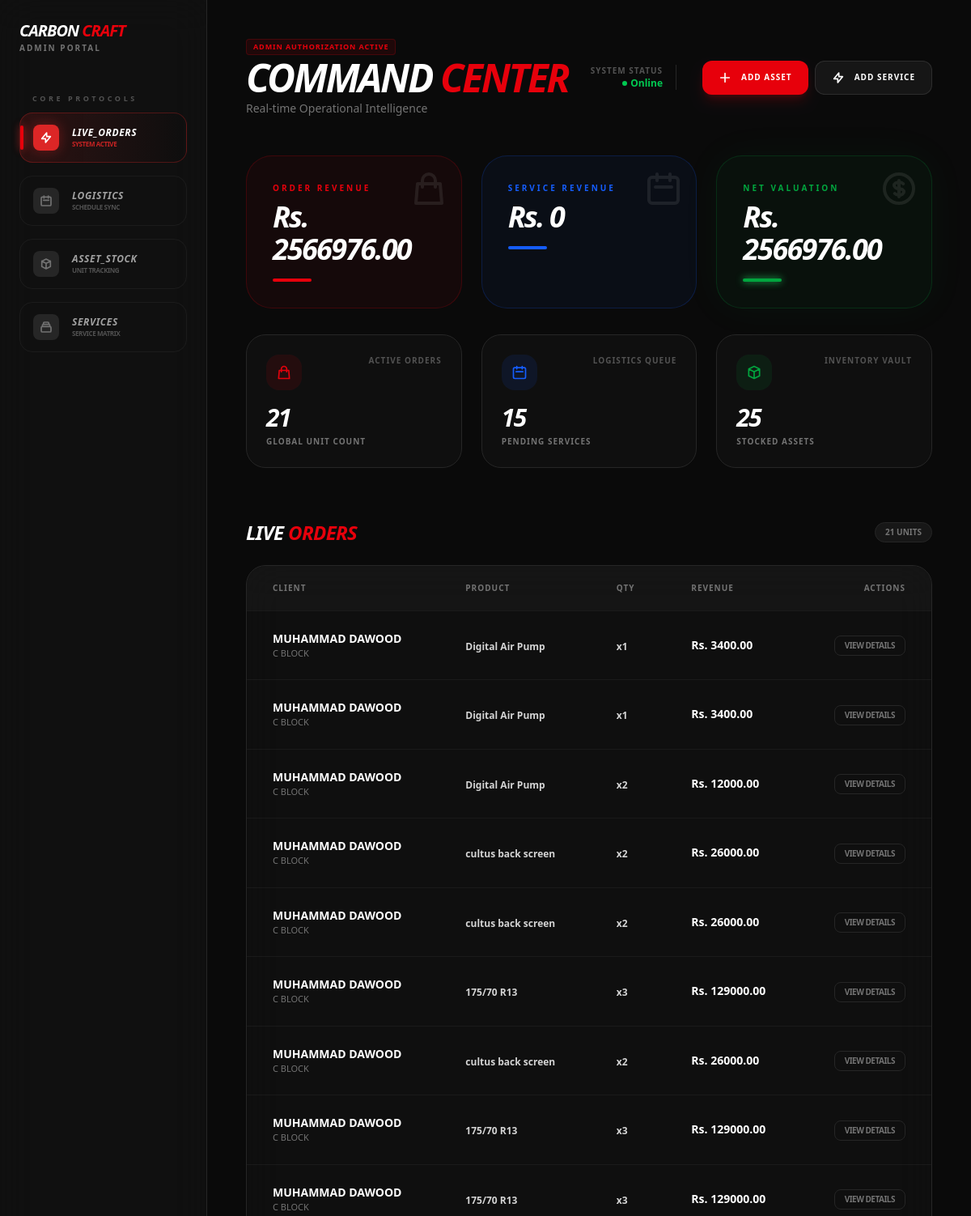
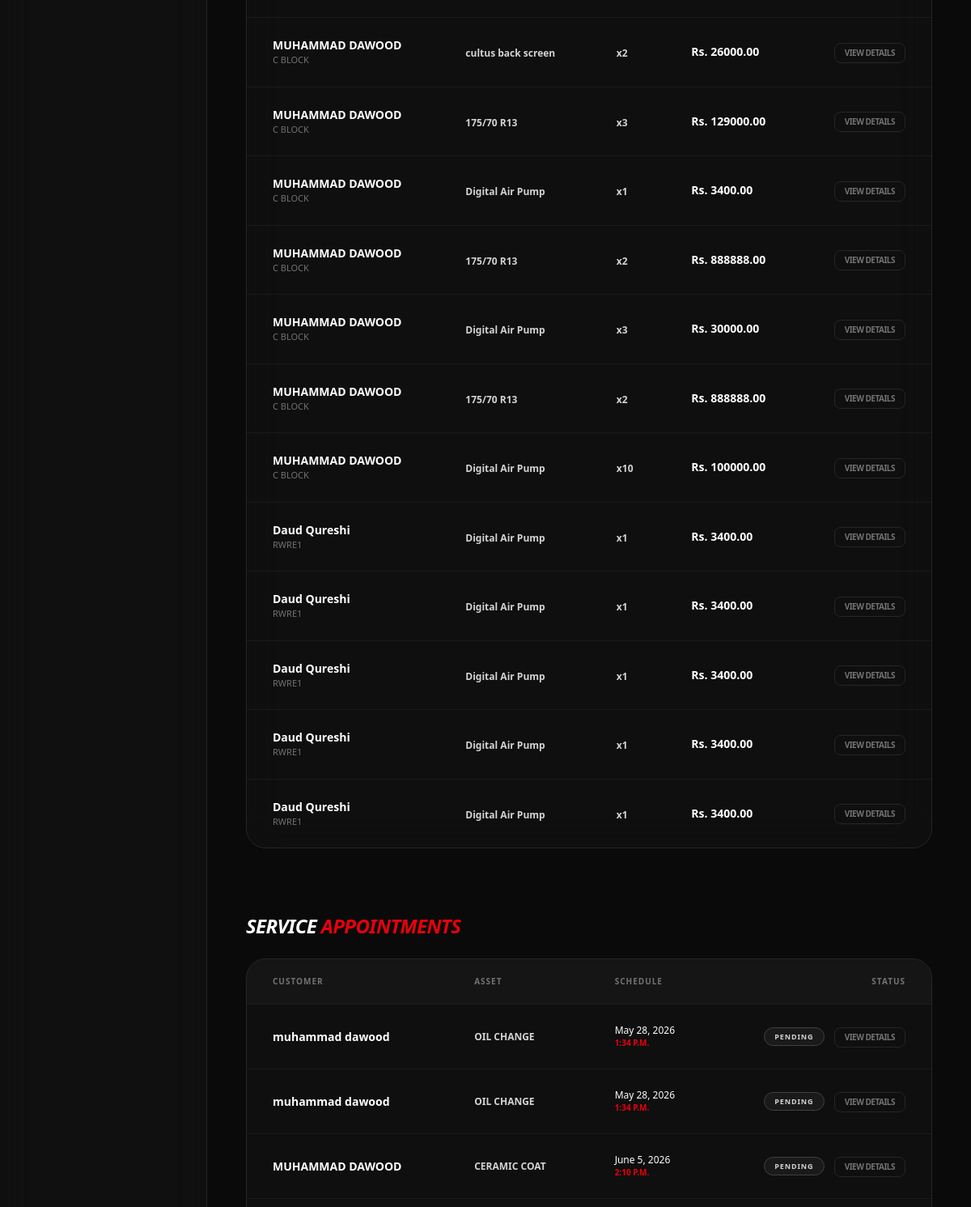
The app's page /adminstudio/ (signed in, upper part), older data (2 pictures, top to bottom).
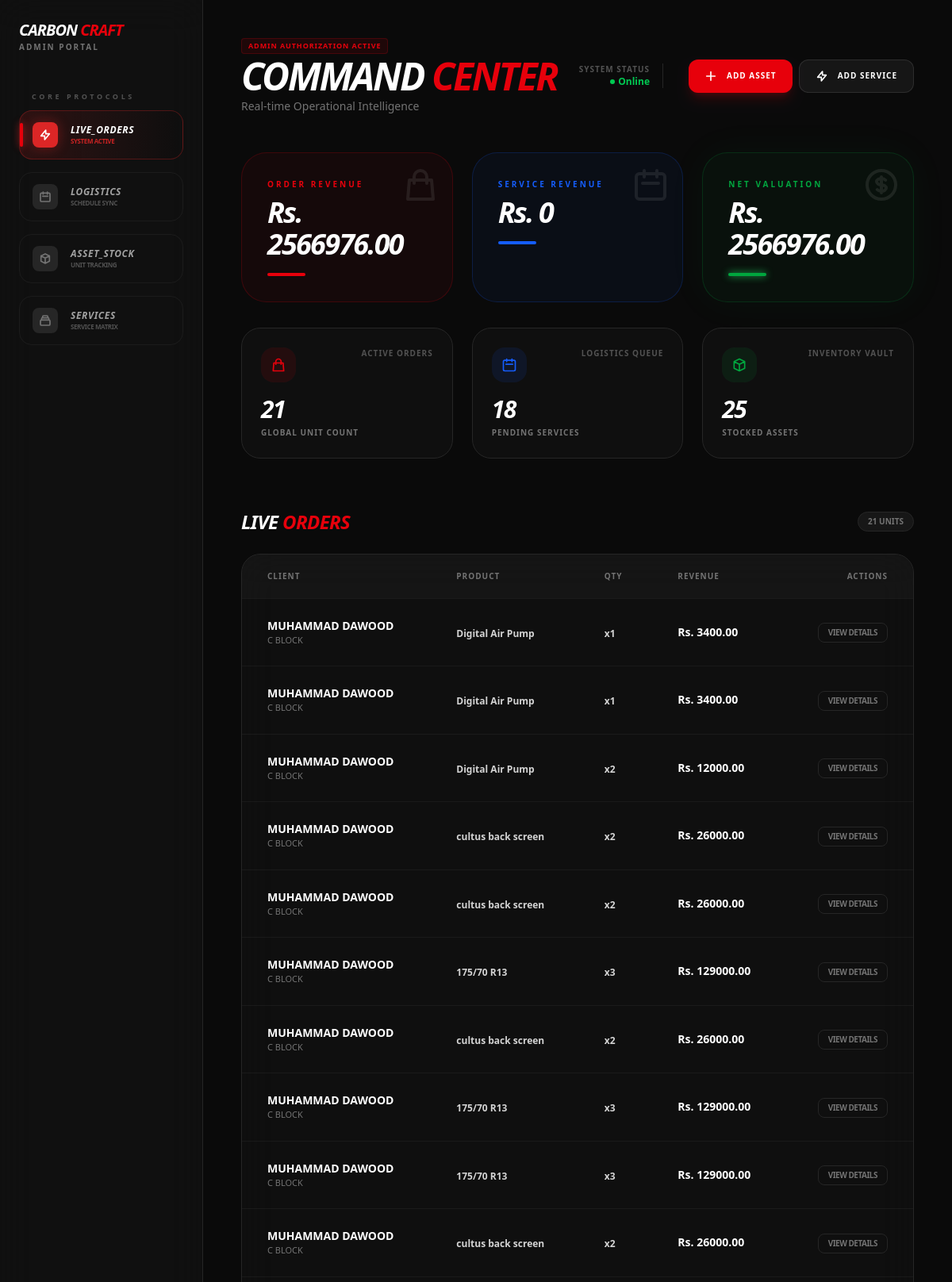
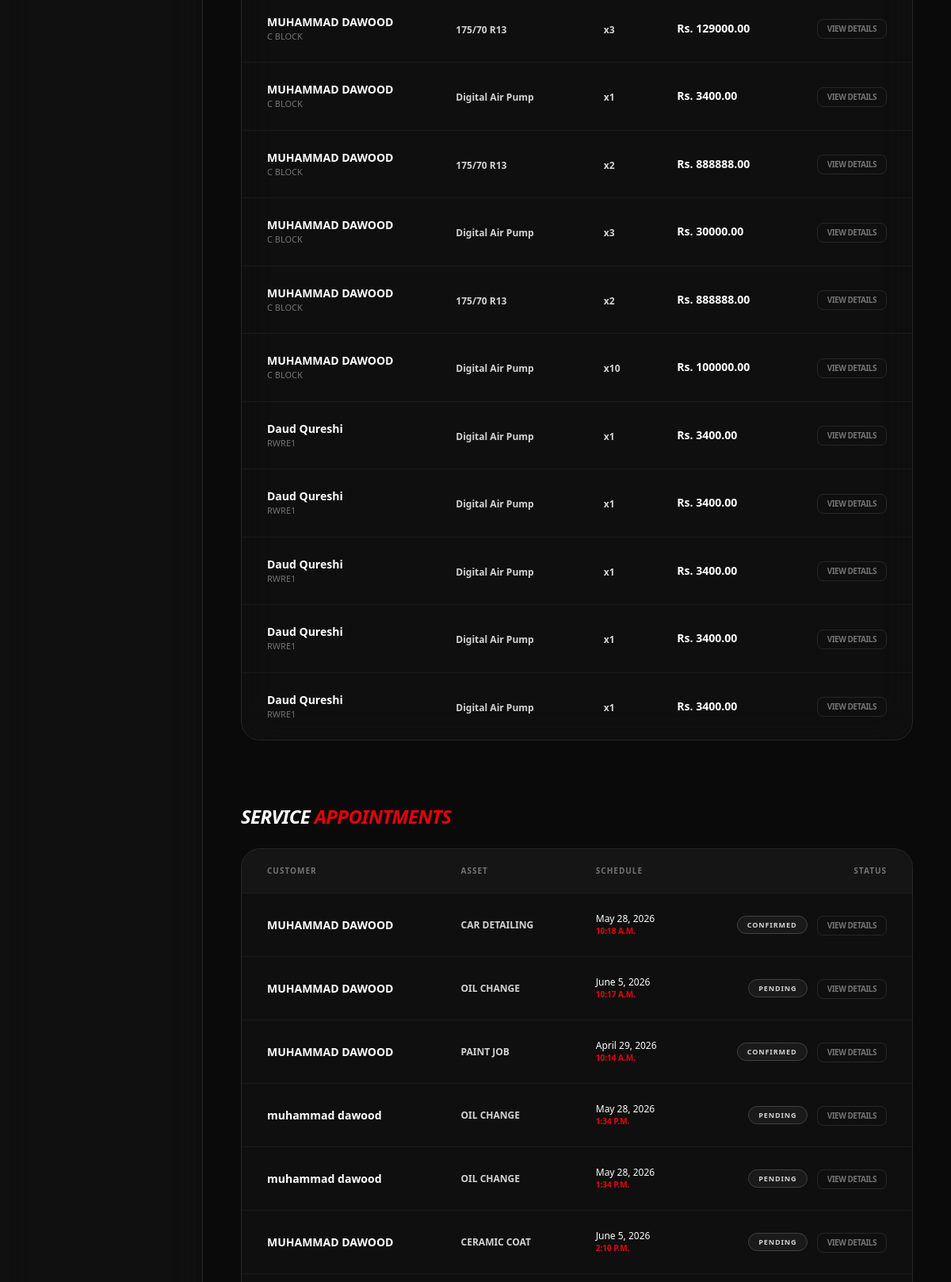
The same page, newer data (2 pictures, top to bottom).
### django_apps/orders/models.py (models this page shows, shortened)
class Order(models.Model):
    product = models.ForeignKey(
        products,
        on_delete=models.CASCADE,
        related_name='orders'
    )
    first_name = models.CharField(max_length=100, blank=True, null=True)
    last_name = models.CharField(max_length=100, blank=True, null=True)
    email = models.EmailField(blank=True, null=True)
    phone = models.CharField(max_length=20, blank=True, null=True)
    address = models.TextField(blank=True, null=True)
    city = models.CharField(max_length=100, blank=True, null=True)
    quantity = models.PositiveIntegerField(default=1)
    total_price = models.DecimalField(max_digits=10, decimal_places=2, default=0.00)
    created_at = models.DateTimeField(default=timezone.now)

### django_apps/products/models.py (models this page shows)
class products(models.Model):
  PRODUCT_TYPE_CHOICE = [
    ('IN', 'INTERIOR'),
    ('EX', 'EXTERIOR'),
    ('MCH', 'MECHANICAL'),
    ('RM', 'RIMS'),
    ('SPI', 'SPOILER'),
    ('WRP', 'WRAPS'),
    ('LED', 'LEDLIGHTS'),
    ('ACS', 'ACCESSORIES'),
    ('TR', 'TYRES')
  ]
  user = models.ForeignKey(User, on_delete = models.CASCADE)
  product = models.CharField(max_length = 250)
  photo = models.ImageField(upload_to = 'photos/', blank=True, null=True)
  type = models.CharField(max_length = 4, choices = PRODUCT_TYPE_CHOICE)
  details = models.TextField(max_length = 500, default = 'empty')
  warranty = models.CharField(max_length = 250, default = 'N/A')
  price = models.DecimalField(max_digits=10, decimal_places=2)
  date_added = models.DateTimeField(default = timezone.now)
  def __str__(self):
    return self.product

### django_apps/services/models.py (models this page shows, shortened)
class ServiceBooking(models.Model):
    service = models.ForeignKey(Service, on_delete=models.CASCADE, related_name='bookings')
    first_name = models.CharField(max_length=100)
    last_name = models.CharField(max_length=100)
    email = models.EmailField()
    phone = models.CharField(max_length=20)
    booking_date = models.DateField()
    booking_time = models.TimeField()
    address = models.TextField()
    notes = models.TextField(blank=True, null=True)
    STATUS_CHOICES = [
        ('pending', 'Pending'),
        ('confirmed', 'Confirmed'),
        ('completed', 'Completed'),
        ('cancelled', 'Cancelled'),
    ]
    status = models.CharField(max_length=20, choices=STATUS_CHOICES, default='pending')
    created_at = models.DateTimeField(default=timezone.now)

class Service(models.Model):
    service_name = models.CharField(max_length=200)
    description = models.TextField()
    price = models.TextField(max_length = 250)
    is_available = models.BooleanField(default=True)

### django_apps/dashboard/views.py (the view)
# urls.py: path('', AdminDashboardView.as_view(), name='admin_dashboard'),
class AdminDashboardView(LoginRequiredMixin, UserPassesTestMixin, ListView):
    model = Order
    template_name = 'admin_home.html'
    context_object_name = 'all_orders'
    ordering = ['-id']
    def test_func(self):
        return self.request.user.is_staff
    def get_context_data(self, **kwargs):
        context = super().get_context_data(**kwargs)
        all_orders = Order.objects.all()
        context['all_services'] = Service.objects.all()
        context['all_products'] = products.objects.all()
        context['all_bookings'] = ServiceBooking.objects.all().order_by('-id')
        order_revenue = sum(order.total_price for order in all_orders)
        service_revenue = 0
        for booking in context['all_bookings']:
            if booking.status != 'cancelled':
                try:
                    service_revenue += float(booking.service.price)
                except (ValueError, TypeError):
                    pass
        context['order_revenue'] = order_revenue
        context['service_revenue'] = service_revenue
        context['total_revenue'] = order_revenue + service_revenue
        return context

### django_apps/dashboard/templates/admin_home.html (shortened to what the changed rows need)
{% load static tailwind_tags %}
{% load static %}
<!DOCTYPE html>
<html lang="en">
<head>
  {% tailwind_css %}
</head>
<body class="hide-scrollbar bg-[#0a0a0a]">
<div class="min-h-screen text-neutral-300 font-sans selection:bg-red-500/30">
  <aside id="mobile-sidebar" class="fixed left-0 top-0 h-full w-64 bg-neutral-900 lg:bg-neutral-900/50 border-r border-neutral-800 flex flex-col p-6 z-[70] backdrop-blur-xl -translate-x-full lg:translate-x-0 transition-transform duration-300">
      <div class="mb-10">
          <h2 class="text-xl font-black text-white italic uppercase tracking-tighter">Carbon <span class="text-red-600">Craft</span></h2>
      </div>
  </aside>
  <main class="lg:ml-64 p-4 sm:p-8 lg:p-12 transition-all">
      <header class="flex flex-col lg:flex-row lg:items-center justify-between mb-12 gap-6">
          <div class="space-y-1">
              <h1 class="text-4xl lg:text-5xl font-black tracking-tighter text-white uppercase italic">Command <span class="text-red-600">Center</span></h1>
          </div>
      </header>
      <div class="grid grid-cols-1 sm:grid-cols-2 lg:grid-cols-3 gap-6 mb-16">
          <div class="bg-neutral-900/40 border border-neutral-800 p-6 rounded-3xl group hover:border-blue-600/30 transition-all">
              <div class="flex justify-between items-start mb-4">
                  <div class="p-3 bg-blue-600/10 rounded-2xl text-blue-600">
                  </div>
                  <span class="text-[10px] font-black text-neutral-600 uppercase tracking-widest">Logistics Queue</span>
              </div>
              <h3 class="text-3xl font-black text-white italic tracking-tighter">{{ all_bookings|length }}</h3>
              <p class="text-[10px] text-neutral-500 font-bold mt-1 uppercase tracking-widest">Pending Services</p>
          </div>
      </div>
      <section id="orders-section" class="mb-20">
          <div class="flex items-center justify-between mb-6">
              <h2 class="text-xl sm:text-2xl font-black text-white italic uppercase tracking-tight">Live <span class="text-red-600">Orders</span></h2>
          </div>
          <div class="relative rounded-3xl border border-neutral-800 bg-neutral-900/40 backdrop-blur-xl overflow-hidden">
              <div class="overflow-x-auto scrollbar-hide">
                  <table class="min-w-[700px] w-full text-left">
                      <thead class="bg-neutral-800/30 border-b border-neutral-800/50">
                          <tr>
                              <th class="px-8 py-5 text-[10px] font-black uppercase tracking-widest text-neutral-500">Client</th>
                              <th class="px-8 py-5 text-[10px] font-black uppercase tracking-widest text-neutral-500">Product</th>
                              <th class="px-8 py-5 text-[10px] font-black uppercase tracking-widest text-neutral-500">Qty</th>
                              <th class="px-8 py-5 text-[10px] font-black uppercase tracking-widest text-neutral-500">Revenue</th>
                              <th class="px-8 py-5 text-[10px] font-black uppercase tracking-widest text-neutral-500 text-right">Actions</th>
                          </tr>
                      </thead>
                      <tbody class="divide-y divide-neutral-800/50">
                          {% for order in all_orders %}
                          <tr class="hover:bg-red-600/[0.02] transition-colors group">
                              <td class="px-8 py-6">
                                  <div class="text-sm font-bold text-white">{{ order.first_name }} {{ order.last_name }}</div>
                                  <div class="text-[11px] text-neutral-500 uppercase">{{order.address}}</div>
                              </td>
                              <td class="px-8 py-6">
                                  <span class="text-xs font-bold text-neutral-300">{{ order.product.name|default:order.product }}</span>
                              </td>
                              <td class="px-8 py-6">
                                  <span class="text-xs font-bold text-neutral-300">x{{ order.quantity }}</span>
                              </td>
                              <td class="px-8 py-6">
                                  <div class="text-sm font-black text-white">Rs. {{ order.total_price }}</div>
                              </td>
                              <td class="px-8 py-6 text-right">
                                 <a href="{% url 'order_detail' order.pk%}"> <button class="text-[10px] font-black text-neutral-500 hover:text-white uppercase tracking-tighter border border-neutral-800 px-3 py-1 rounded-lg transition-all">View Details</button></a>
                              </td>
                          </tr>
                          {% empty %}
                          <tr><td colspan="4" class="py-20 text-center text-neutral-600 text-xs uppercase tracking-widest font-bold">Hangar Empty</td></tr>
                          {% endfor %}
                      </tbody>
                  </table>
              </div>
          </div>
      </section>
      <section id="appointments-section" class="mb-20">
          <div class="flex items-center justify-between mb-6">
              <h2 class="text-xl sm:text-2xl font-black text-white italic uppercase tracking-tight">Service <span class="text-red-600">Appointments</span></h2>
          </div>
          <div class="relative rounded-3xl border border-neutral-800 bg-neutral-900/40 overflow-hidden">
              <div class="overflow-x-auto">
                  <table class="min-w-[700px] w-full text-left">
                      <thead class="bg-neutral-800/30 border-b border-neutral-800/50">
                          <tr>
                              <th class="px-8 py-5 text-[10px] font-black uppercase tracking-widest text-neutral-500">Customer</th>
                              <th class="px-8 py-5 text-[10px] font-black uppercase tracking-widest text-neutral-500">Asset</th>
                              <th class="px-8 py-5 text-[10px] font-black uppercase tracking-widest text-neutral-500">Schedule</th>
                              <th class="px-8 py-5 text-[10px] font-black uppercase tracking-widest text-neutral-500 text-right">Status</th>
                          </tr>
                      </thead>
                      <tbody class="divide-y divide-neutral-800/50">
                          {% for booking in all_bookings %}
                          <tr class="hover:bg-white/[0.02] transition-colors">
                              <td class="px-8 py-6 text-sm font-bold text-white">{{ booking.first_name }} {{ booking.last_name }}</td>
                              <td class="px-8 py-6 text-xs text-neutral-300 font-bold uppercase">{{ booking.service.service_name }}</td>
                              <td class="px-8 py-6">
                                  <div class="text-xs text-white">{{ booking.booking_date }}</div>
                                  <div class="text-[10px] text-red-600 font-black uppercase">{{ booking.booking_time }}</div>
                              </td>
                              <td class="px-8 py-6 text-right space-x-2">
                                  <span class="px-3 py-1 rounded-full text-[9px] font-black uppercase tracking-widest border border-neutral-700 bg-neutral-800/50 inline-block align-middle">
                                      {{ booking.get_status_display }}
                                  </span>
                                  <a href="{% url 'booking_detail' booking.pk%}" class="inline-block align-middle"><button class="text-[10px] font-black text-neutral-500 hover:text-white uppercase tracking-tighter border border-neutral-800 px-3 py-1 rounded-lg transition-all">View Details</button></a>
                              </td>
                          </tr>
                          {% endfor %}
                      </tbody>
                  </table>
              </div>
          </div>
      </section>
  </main>
</div>
</body>
</html>

Row changes from the older to the newer data that the page shows:
added ServiceBooking: first_name "MUHAMMAD", last_name "DAWOOD", service.service_name "CAR DETAILING", booking_date "May 28, 2026", booking_time "10:18 A.M.", status "CONFIRMED"
added ServiceBooking: first_name "MUHAMMAD", last_name "DAWOOD", service.service_name "OIL CHANGE", booking_date "June 5, 2026", booking_time "10:17 A.M.", status "PENDING"
added ServiceBooking: first_name "MUHAMMAD", last_name "DAWOOD", service.service_name "PAINT JOB", booking_date "April 29, 2026", booking_time "10:14 A.M.", status "CONFIRMED"
Text that changed along with them:
{{ all_bookings|length }}: "15" → "18"
